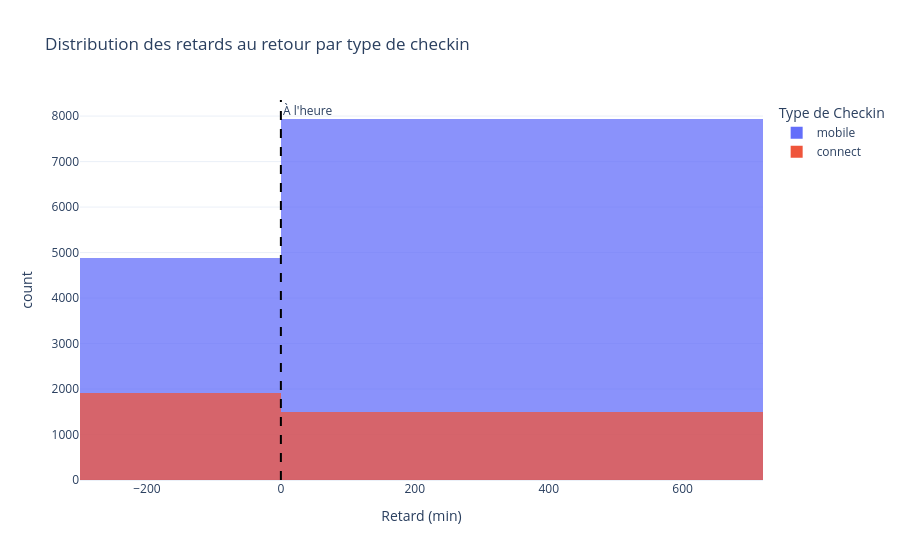

Source (notebook cell):
### Markdown cell above
### 2.2 Distribution des Retards au Retour

### Code cell
ended_with_delay = ended.dropna(subset=['delay_at_checkout_in_minutes'])

# --- Graphique 1 : Histogramme des retards ---
fig1 = px.histogram(
    ended_with_delay, x='delay_at_checkout_in_minutes', color='checkin_type',
    nbins=80, range_x=[-300, 720],
    title='Distribution des retards au retour par type de checkin',
    labels={'delay_at_checkout_in_minutes': 'Retard (min)', 'checkin_type': 'Type de Checkin'},
    color_discrete_map={'mobile': '#636EFA', 'connect': '#EF553B'},
    opacity=0.75, barmode='overlay'
)
fig1.add_vline(x=0, line_dash='dash', line_color='black', annotation_text='À l\'heure')
fig1.update_layout(template='plotly_white')
fig1.show()

### Figure 1 — Plotly figure (JSON) as saved in the notebook; plotly's stock layout.template omitted (floating-point values rounded to 4 significant figures; data arrays with more than 128 entries replaced by an {"elided": "..."} marker saying what was removed)
{"data": [{"bingroup": "x", "hovertemplate": "Type de Checkin=mobile<br>Retard (min)=%{x}<br>count=%{y}<extra></extra>", "legendgroup": "mobile", "marker": {"color": "#636EFA", "opacity": 0.75, "pattern": {"shape": ""}}, "name": "mobile", "nbinsx": 80, "orientation": "v", "showlegend": true, "type": "histogram", "x": {"elided": "12943 float values"}, "xaxis": "x", "yaxis": "y"}, {"bingroup": "x", "hovertemplate": "Type de Checkin=connect<br>Retard (min)=%{x}<br>count=%{y}<extra></extra>", "legendgroup": "connect", "marker": {"color": "#EF553B", "opacity": 0.75, "pattern": {"shape": ""}}, "name": "connect", "nbinsx": 80, "orientation": "v", "showlegend": true, "type": "histogram", "x": {"elided": "3402 float values"}, "xaxis": "x", "yaxis": "y"}], "layout": {"annotations": [{"showarrow": false, "text": "À l'heure", "x": 0, "xanchor": "left", "xref": "x", "y": 1, "yanchor": "top", "yref": "y domain"}], "barmode": "overlay", "legend": {"title": {"text": "Type de Checkin"}, "tracegroupgap": 0}, "shapes": [{"line": {"color": "black", "dash": "dash"}, "type": "line", "x0": 0, "x1": 0, "xref": "x", "y0": 0, "y1": 1, "yref": "y domain"}], "title": {"text": "Distribution des retards au retour par type de checkin"}, "xaxis": {"anchor": "y", "domain": [0, 1], "range": [-300, 720], "title": {"text": "Retard (min)"}}, "yaxis": {"anchor": "x", "domain": [0, 1], "title": {"text": "count"}}}}
